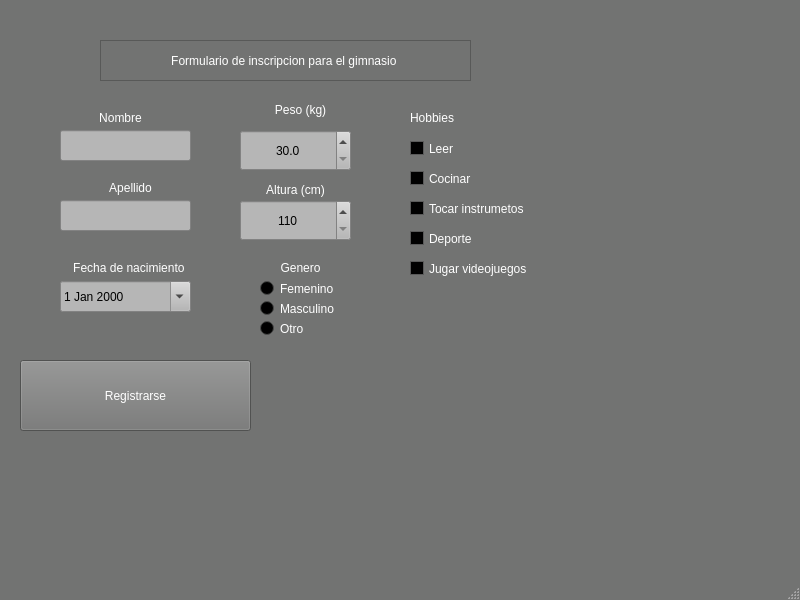
<?xml version="1.0" encoding="UTF-8"?>
<ui version="4.0">
 <class>MainWindow</class>
 <widget class="QMainWindow" name="MainWindow">
  <property name="geometry">
   <rect>
    <x>0</x>
    <y>0</y>
    <width>800</width>
    <height>600</height>
   </rect>
  </property>
  <property name="palette">
   <palette>
    <active>
     <colorrole role="WindowText">
      <brush brushstyle="SolidPattern">
       <color alpha="255">
        <red>255</red>
        <green>255</green>
        <blue>255</blue>
       </color>
      </brush>
     </colorrole>
     <colorrole role="Button">
      <brush brushstyle="SolidPattern">
       <color alpha="255">
        <red>114</red>
        <green>115</green>
        <blue>114</blue>
       </color>
      </brush>
     </colorrole>
     <colorrole role="Light">
      <brush brushstyle="SolidPattern">
       <color alpha="255">
        <red>171</red>
        <green>173</green>
        <blue>171</blue>
       </color>
      </brush>
     </colorrole>
     <colorrole role="Midlight">
      <brush brushstyle="SolidPattern">
       <color alpha="255">
        <red>142</red>
        <green>144</green>
        <blue>142</blue>
       </color>
      </brush>
     </colorrole>
     <colorrole role="Dark">
      <brush brushstyle="SolidPattern">
       <color alpha="255">
        <red>57</red>
        <green>57</green>
        <blue>57</blue>
       </color>
      </brush>
     </colorrole>
     <colorrole role="Mid">
      <brush brushstyle="SolidPattern">
       <color alpha="255">
        <red>76</red>
        <green>76</green>
        <blue>76</blue>
       </color>
      </brush>
     </colorrole>
     <colorrole role="Text">
      <brush brushstyle="SolidPattern">
       <color alpha="255">
        <red>255</red>
        <green>255</green>
        <blue>255</blue>
       </color>
      </brush>
     </colorrole>
     <colorrole role="BrightText">
      <brush brushstyle="SolidPattern">
       <color alpha="255">
        <red>255</red>
        <green>255</green>
        <blue>255</blue>
       </color>
      </brush>
     </colorrole>
     <colorrole role="ButtonText">
      <brush brushstyle="SolidPattern">
       <color alpha="255">
        <red>255</red>
        <green>255</green>
        <blue>255</blue>
       </color>
      </brush>
     </colorrole>
     <colorrole role="Base">
      <brush brushstyle="SolidPattern">
       <color alpha="255">
        <red>0</red>
        <green>0</green>
        <blue>0</blue>
       </color>
      </brush>
     </colorrole>
     <colorrole role="Window">
      <brush brushstyle="SolidPattern">
       <color alpha="255">
        <red>114</red>
        <green>115</green>
        <blue>114</blue>
       </color>
      </brush>
     </colorrole>
     <colorrole role="Shadow">
      <brush brushstyle="SolidPattern">
       <color alpha="255">
        <red>0</red>
        <green>0</green>
        <blue>0</blue>
       </color>
      </brush>
     </colorrole>
     <colorrole role="AlternateBase">
      <brush brushstyle="SolidPattern">
       <color alpha="255">
        <red>57</red>
        <green>57</green>
        <blue>57</blue>
       </color>
      </brush>
     </colorrole>
     <colorrole role="ToolTipBase">
      <brush brushstyle="SolidPattern">
       <color alpha="255">
        <red>255</red>
        <green>255</green>
        <blue>220</blue>
       </color>
      </brush>
     </colorrole>
     <colorrole role="ToolTipText">
      <brush brushstyle="SolidPattern">
       <color alpha="255">
        <red>0</red>
        <green>0</green>
        <blue>0</blue>
       </color>
      </brush>
     </colorrole>
    </active>
    <inactive>
     <colorrole role="WindowText">
      <brush brushstyle="SolidPattern">
       <color alpha="255">
        <red>255</red>
        <green>255</green>
        <blue>255</blue>
       </color>
      </brush>
     </colorrole>
     <colorrole role="Button">
      <brush brushstyle="SolidPattern">
       <color alpha="255">
        <red>114</red>
        <green>115</green>
        <blue>114</blue>
       </color>
      </brush>
     </colorrole>
     <colorrole role="Light">
      <brush brushstyle="SolidPattern">
       <color alpha="255">
        <red>171</red>
        <green>173</green>
        <blue>171</blue>
       </color>
      </brush>
     </colorrole>
     <colorrole role="Midlight">
      <brush brushstyle="SolidPattern">
       <color alpha="255">
        <red>142</red>
        <green>144</green>
        <blue>142</blue>
       </color>
      </brush>
     </colorrole>
     <colorrole role="Dark">
      <brush brushstyle="SolidPattern">
       <color alpha="255">
        <red>57</red>
        <green>57</green>
        <blue>57</blue>
       </color>
      </brush>
     </colorrole>
     <colorrole role="Mid">
      <brush brushstyle="SolidPattern">
       <color alpha="255">
        <red>76</red>
        <green>76</green>
        <blue>76</blue>
       </color>
      </brush>
     </colorrole>
     <colorrole role="Text">
      <brush brushstyle="SolidPattern">
       <color alpha="255">
        <red>255</red>
        <green>255</green>
        <blue>255</blue>
       </color>
      </brush>
     </colorrole>
     <colorrole role="BrightText">
      <brush brushstyle="SolidPattern">
       <color alpha="255">
        <red>255</red>
        <green>255</green>
        <blue>255</blue>
       </color>
      </brush>
     </colorrole>
     <colorrole role="ButtonText">
      <brush brushstyle="SolidPattern">
       <color alpha="255">
        <red>255</red>
        <green>255</green>
        <blue>255</blue>
       </color>
      </brush>
     </colorrole>
     <colorrole role="Base">
      <brush brushstyle="SolidPattern">
       <color alpha="255">
        <red>0</red>
        <green>0</green>
        <blue>0</blue>
       </color>
      </brush>
     </colorrole>
     <colorrole role="Window">
      <brush brushstyle="SolidPattern">
       <color alpha="255">
        <red>114</red>
        <green>115</green>
        <blue>114</blue>
       </color>
      </brush>
     </colorrole>
     <colorrole role="Shadow">
      <brush brushstyle="SolidPattern">
       <color alpha="255">
        <red>0</red>
        <green>0</green>
        <blue>0</blue>
       </color>
      </brush>
     </colorrole>
     <colorrole role="AlternateBase">
      <brush brushstyle="SolidPattern">
       <color alpha="255">
        <red>57</red>
        <green>57</green>
        <blue>57</blue>
       </color>
      </brush>
     </colorrole>
     <colorrole role="ToolTipBase">
      <brush brushstyle="SolidPattern">
       <color alpha="255">
        <red>255</red>
        <green>255</green>
        <blue>220</blue>
       </color>
      </brush>
     </colorrole>
     <colorrole role="ToolTipText">
      <brush brushstyle="SolidPattern">
       <color alpha="255">
        <red>0</red>
        <green>0</green>
        <blue>0</blue>
       </color>
      </brush>
     </colorrole>
    </inactive>
    <disabled>
     <colorrole role="WindowText">
      <brush brushstyle="SolidPattern">
       <color alpha="255">
        <red>57</red>
        <green>57</green>
        <blue>57</blue>
       </color>
      </brush>
     </colorrole>
     <colorrole role="Button">
      <brush brushstyle="SolidPattern">
       <color alpha="255">
        <red>114</red>
        <green>115</green>
        <blue>114</blue>
       </color>
      </brush>
     </colorrole>
     <colorrole role="Light">
      <brush brushstyle="SolidPattern">
       <color alpha="255">
        <red>171</red>
        <green>173</green>
        <blue>171</blue>
       </color>
      </brush>
     </colorrole>
     <colorrole role="Midlight">
      <brush brushstyle="SolidPattern">
       <color alpha="255">
        <red>142</red>
        <green>144</green>
        <blue>142</blue>
       </color>
      </brush>
     </colorrole>
     <colorrole role="Dark">
      <brush brushstyle="SolidPattern">
       <color alpha="255">
        <red>57</red>
        <green>57</green>
        <blue>57</blue>
       </color>
      </brush>
     </colorrole>
     <colorrole role="Mid">
      <brush brushstyle="SolidPattern">
       <color alpha="255">
        <red>76</red>
        <green>76</green>
        <blue>76</blue>
       </color>
      </brush>
     </colorrole>
     <colorrole role="Text">
      <brush brushstyle="SolidPattern">
       <color alpha="255">
        <red>57</red>
        <green>57</green>
        <blue>57</blue>
       </color>
      </brush>
     </colorrole>
     <colorrole role="BrightText">
      <brush brushstyle="SolidPattern">
       <color alpha="255">
        <red>255</red>
        <green>255</green>
        <blue>255</blue>
       </color>
      </brush>
     </colorrole>
     <colorrole role="ButtonText">
      <brush brushstyle="SolidPattern">
       <color alpha="255">
        <red>57</red>
        <green>57</green>
        <blue>57</blue>
       </color>
      </brush>
     </colorrole>
     <colorrole role="Base">
      <brush brushstyle="SolidPattern">
       <color alpha="255">
        <red>114</red>
        <green>115</green>
        <blue>114</blue>
       </color>
      </brush>
     </colorrole>
     <colorrole role="Window">
      <brush brushstyle="SolidPattern">
       <color alpha="255">
        <red>114</red>
        <green>115</green>
        <blue>114</blue>
       </color>
      </brush>
     </colorrole>
     <colorrole role="Shadow">
      <brush brushstyle="SolidPattern">
       <color alpha="255">
        <red>0</red>
        <green>0</green>
        <blue>0</blue>
       </color>
      </brush>
     </colorrole>
     <colorrole role="AlternateBase">
      <brush brushstyle="SolidPattern">
       <color alpha="255">
        <red>114</red>
        <green>115</green>
        <blue>114</blue>
       </color>
      </brush>
     </colorrole>
     <colorrole role="ToolTipBase">
      <brush brushstyle="SolidPattern">
       <color alpha="255">
        <red>255</red>
        <green>255</green>
        <blue>220</blue>
       </color>
      </brush>
     </colorrole>
     <colorrole role="ToolTipText">
      <brush brushstyle="SolidPattern">
       <color alpha="255">
        <red>0</red>
        <green>0</green>
        <blue>0</blue>
       </color>
      </brush>
     </colorrole>
    </disabled>
   </palette>
  </property>
  <property name="windowTitle">
   <string>Inscripciones gimnasio </string>
  </property>
  <property name="autoFillBackground">
   <bool>true</bool>
  </property>
  <widget class="QWidget" name="centralwidget">
   <widget class="QLineEdit" name="LN1">
    <property name="geometry">
     <rect>
      <x>60</x>
      <y>130</y>
      <width>131</width>
      <height>31</height>
     </rect>
    </property>
    <property name="palette">
     <palette>
      <active>
       <colorrole role="WindowText">
        <brush brushstyle="SolidPattern">
         <color alpha="255">
          <red>0</red>
          <green>0</green>
          <blue>0</blue>
         </color>
        </brush>
       </colorrole>
       <colorrole role="Button">
        <brush brushstyle="SolidPattern">
         <color alpha="255">
          <red>182</red>
          <green>182</green>
          <blue>182</blue>
         </color>
        </brush>
       </colorrole>
       <colorrole role="Light">
        <brush brushstyle="SolidPattern">
         <color alpha="255">
          <red>255</red>
          <green>255</green>
          <blue>255</blue>
         </color>
        </brush>
       </colorrole>
       <colorrole role="Midlight">
        <brush brushstyle="SolidPattern">
         <color alpha="255">
          <red>212</red>
          <green>212</green>
          <blue>255</blue>
         </color>
        </brush>
       </colorrole>
       <colorrole role="Dark">
        <brush brushstyle="SolidPattern">
         <color alpha="255">
          <red>85</red>
          <green>85</green>
          <blue>127</blue>
         </color>
        </brush>
       </colorrole>
       <colorrole role="Mid">
        <brush brushstyle="SolidPattern">
         <color alpha="255">
          <red>113</red>
          <green>113</green>
          <blue>170</blue>
         </color>
        </brush>
       </colorrole>
       <colorrole role="Text">
        <brush brushstyle="SolidPattern">
         <color alpha="255">
          <red>0</red>
          <green>0</green>
          <blue>0</blue>
         </color>
        </brush>
       </colorrole>
       <colorrole role="BrightText">
        <brush brushstyle="SolidPattern">
         <color alpha="255">
          <red>255</red>
          <green>255</green>
          <blue>255</blue>
         </color>
        </brush>
       </colorrole>
       <colorrole role="ButtonText">
        <brush brushstyle="SolidPattern">
         <color alpha="255">
          <red>0</red>
          <green>0</green>
          <blue>0</blue>
         </color>
        </brush>
       </colorrole>
       <colorrole role="Base">
        <brush brushstyle="SolidPattern">
         <color alpha="255">
          <red>182</red>
          <green>182</green>
          <blue>182</blue>
         </color>
        </brush>
       </colorrole>
       <colorrole role="Window">
        <brush brushstyle="SolidPattern">
         <color alpha="255">
          <red>182</red>
          <green>182</green>
          <blue>182</blue>
         </color>
        </brush>
       </colorrole>
       <colorrole role="Shadow">
        <brush brushstyle="SolidPattern">
         <color alpha="255">
          <red>0</red>
          <green>0</green>
          <blue>0</blue>
         </color>
        </brush>
       </colorrole>
       <colorrole role="AlternateBase">
        <brush brushstyle="SolidPattern">
         <color alpha="255">
          <red>212</red>
          <green>212</green>
          <blue>255</blue>
         </color>
        </brush>
       </colorrole>
       <colorrole role="ToolTipBase">
        <brush brushstyle="SolidPattern">
         <color alpha="255">
          <red>255</red>
          <green>255</green>
          <blue>220</blue>
         </color>
        </brush>
       </colorrole>
       <colorrole role="ToolTipText">
        <brush brushstyle="SolidPattern">
         <color alpha="255">
          <red>0</red>
          <green>0</green>
          <blue>0</blue>
         </color>
        </brush>
       </colorrole>
      </active>
      <inactive>
       <colorrole role="WindowText">
        <brush brushstyle="SolidPattern">
         <color alpha="255">
          <red>0</red>
          <green>0</green>
          <blue>0</blue>
         </color>
        </brush>
       </colorrole>
       <colorrole role="Button">
        <brush brushstyle="SolidPattern">
         <color alpha="255">
          <red>182</red>
          <green>182</green>
          <blue>182</blue>
         </color>
        </brush>
       </colorrole>
       <colorrole role="Light">
        <brush brushstyle="SolidPattern">
         <color alpha="255">
          <red>255</red>
          <green>255</green>
          <blue>255</blue>
         </color>
        </brush>
       </colorrole>
       <colorrole role="Midlight">
        <brush brushstyle="SolidPattern">
         <color alpha="255">
          <red>212</red>
          <green>212</green>
          <blue>255</blue>
         </color>
        </brush>
       </colorrole>
       <colorrole role="Dark">
        <brush brushstyle="SolidPattern">
         <color alpha="255">
          <red>85</red>
          <green>85</green>
          <blue>127</blue>
         </color>
        </brush>
       </colorrole>
       <colorrole role="Mid">
        <brush brushstyle="SolidPattern">
         <color alpha="255">
          <red>113</red>
          <green>113</green>
          <blue>170</blue>
         </color>
        </brush>
       </colorrole>
       <colorrole role="Text">
        <brush brushstyle="SolidPattern">
         <color alpha="255">
          <red>0</red>
          <green>0</green>
          <blue>0</blue>
         </color>
        </brush>
       </colorrole>
       <colorrole role="BrightText">
        <brush brushstyle="SolidPattern">
         <color alpha="255">
          <red>255</red>
          <green>255</green>
          <blue>255</blue>
         </color>
        </brush>
       </colorrole>
       <colorrole role="ButtonText">
        <brush brushstyle="SolidPattern">
         <color alpha="255">
          <red>0</red>
          <green>0</green>
          <blue>0</blue>
         </color>
        </brush>
       </colorrole>
       <colorrole role="Base">
        <brush brushstyle="SolidPattern">
         <color alpha="255">
          <red>182</red>
          <green>182</green>
          <blue>182</blue>
         </color>
        </brush>
       </colorrole>
       <colorrole role="Window">
        <brush brushstyle="SolidPattern">
         <color alpha="255">
          <red>182</red>
          <green>182</green>
          <blue>182</blue>
         </color>
        </brush>
       </colorrole>
       <colorrole role="Shadow">
        <brush brushstyle="SolidPattern">
         <color alpha="255">
          <red>0</red>
          <green>0</green>
          <blue>0</blue>
         </color>
        </brush>
       </colorrole>
       <colorrole role="AlternateBase">
        <brush brushstyle="SolidPattern">
         <color alpha="255">
          <red>212</red>
          <green>212</green>
          <blue>255</blue>
         </color>
        </brush>
       </colorrole>
       <colorrole role="ToolTipBase">
        <brush brushstyle="SolidPattern">
         <color alpha="255">
          <red>255</red>
          <green>255</green>
          <blue>220</blue>
         </color>
        </brush>
       </colorrole>
       <colorrole role="ToolTipText">
        <brush brushstyle="SolidPattern">
         <color alpha="255">
          <red>0</red>
          <green>0</green>
          <blue>0</blue>
         </color>
        </brush>
       </colorrole>
      </inactive>
      <disabled>
       <colorrole role="WindowText">
        <brush brushstyle="SolidPattern">
         <color alpha="255">
          <red>85</red>
          <green>85</green>
          <blue>127</blue>
         </color>
        </brush>
       </colorrole>
       <colorrole role="Button">
        <brush brushstyle="SolidPattern">
         <color alpha="255">
          <red>182</red>
          <green>182</green>
          <blue>182</blue>
         </color>
        </brush>
       </colorrole>
       <colorrole role="Light">
        <brush brushstyle="SolidPattern">
         <color alpha="255">
          <red>255</red>
          <green>255</green>
          <blue>255</blue>
         </color>
        </brush>
       </colorrole>
       <colorrole role="Midlight">
        <brush brushstyle="SolidPattern">
         <color alpha="255">
          <red>212</red>
          <green>212</green>
          <blue>255</blue>
         </color>
        </brush>
       </colorrole>
       <colorrole role="Dark">
        <brush brushstyle="SolidPattern">
         <color alpha="255">
          <red>85</red>
          <green>85</green>
          <blue>127</blue>
         </color>
        </brush>
       </colorrole>
       <colorrole role="Mid">
        <brush brushstyle="SolidPattern">
         <color alpha="255">
          <red>113</red>
          <green>113</green>
          <blue>170</blue>
         </color>
        </brush>
       </colorrole>
       <colorrole role="Text">
        <brush brushstyle="SolidPattern">
         <color alpha="255">
          <red>85</red>
          <green>85</green>
          <blue>127</blue>
         </color>
        </brush>
       </colorrole>
       <colorrole role="BrightText">
        <brush brushstyle="SolidPattern">
         <color alpha="255">
          <red>255</red>
          <green>255</green>
          <blue>255</blue>
         </color>
        </brush>
       </colorrole>
       <colorrole role="ButtonText">
        <brush brushstyle="SolidPattern">
         <color alpha="255">
          <red>85</red>
          <green>85</green>
          <blue>127</blue>
         </color>
        </brush>
       </colorrole>
       <colorrole role="Base">
        <brush brushstyle="SolidPattern">
         <color alpha="255">
          <red>182</red>
          <green>182</green>
          <blue>182</blue>
         </color>
        </brush>
       </colorrole>
       <colorrole role="Window">
        <brush brushstyle="SolidPattern">
         <color alpha="255">
          <red>182</red>
          <green>182</green>
          <blue>182</blue>
         </color>
        </brush>
       </colorrole>
       <colorrole role="Shadow">
        <brush brushstyle="SolidPattern">
         <color alpha="255">
          <red>0</red>
          <green>0</green>
          <blue>0</blue>
         </color>
        </brush>
       </colorrole>
       <colorrole role="AlternateBase">
        <brush brushstyle="SolidPattern">
         <color alpha="255">
          <red>170</red>
          <green>170</green>
          <blue>255</blue>
         </color>
        </brush>
       </colorrole>
       <colorrole role="ToolTipBase">
        <brush brushstyle="SolidPattern">
         <color alpha="255">
          <red>255</red>
          <green>255</green>
          <blue>220</blue>
         </color>
        </brush>
       </colorrole>
       <colorrole role="ToolTipText">
        <brush brushstyle="SolidPattern">
         <color alpha="255">
          <red>0</red>
          <green>0</green>
          <blue>0</blue>
         </color>
        </brush>
       </colorrole>
      </disabled>
     </palette>
    </property>
    <property name="autoFillBackground">
     <bool>false</bool>
    </property>
    <property name="styleSheet">
     <string notr="true">background-color: rgb(182, 182, 182);
</string>
    </property>
    <property name="maxLength">
     <number>45</number>
    </property>
   </widget>
   <widget class="QLabel" name="LB1">
    <property name="geometry">
     <rect>
      <x>60</x>
      <y>110</y>
      <width>121</width>
      <height>16</height>
     </rect>
    </property>
    <property name="text">
     <string>Nombre</string>
    </property>
    <property name="alignment">
     <set>Qt::AlignCenter</set>
    </property>
   </widget>
   <widget class="QLineEdit" name="LN1_2">
    <property name="geometry">
     <rect>
      <x>60</x>
      <y>200</y>
      <width>131</width>
      <height>31</height>
     </rect>
    </property>
    <property name="styleSheet">
     <string notr="true">background-color: rgb(182, 182, 182);</string>
    </property>
    <property name="text">
     <string/>
    </property>
    <property name="maxLength">
     <number>45</number>
    </property>
   </widget>
   <widget class="QLabel" name="LB1_2">
    <property name="geometry">
     <rect>
      <x>70</x>
      <y>180</y>
      <width>121</width>
      <height>16</height>
     </rect>
    </property>
    <property name="text">
     <string>Apellido</string>
    </property>
    <property name="alignment">
     <set>Qt::AlignCenter</set>
    </property>
   </widget>
   <widget class="QDateEdit" name="DE">
    <property name="geometry">
     <rect>
      <x>60</x>
      <y>281</y>
      <width>131</width>
      <height>31</height>
     </rect>
    </property>
    <property name="styleSheet">
     <string notr="true">background-color: rgb(182, 182, 182);</string>
    </property>
    <property name="maximumDate">
     <date>
      <year>2005</year>
      <month>1</month>
      <day>1</day>
     </date>
    </property>
    <property name="minimumDate">
     <date>
      <year>1950</year>
      <month>1</month>
      <day>1</day>
     </date>
    </property>
    <property name="calendarPopup">
     <bool>true</bool>
    </property>
   </widget>
   <widget class="QLabel" name="LB1_3">
    <property name="geometry">
     <rect>
      <x>70</x>
      <y>260</y>
      <width>121</width>
      <height>16</height>
     </rect>
    </property>
    <property name="text">
     <string>Fecha de nacimiento </string>
    </property>
    <property name="alignment">
     <set>Qt::AlignCenter</set>
    </property>
   </widget>
   <widget class="QLabel" name="LB1_4">
    <property name="geometry">
     <rect>
      <x>250</x>
      <y>100</y>
      <width>101</width>
      <height>20</height>
     </rect>
    </property>
    <property name="text">
     <string>Peso (kg)</string>
    </property>
    <property name="alignment">
     <set>Qt::AlignCenter</set>
    </property>
   </widget>
   <widget class="QDoubleSpinBox" name="DB">
    <property name="geometry">
     <rect>
      <x>240</x>
      <y>130</y>
      <width>111</width>
      <height>41</height>
     </rect>
    </property>
    <property name="styleSheet">
     <string notr="true">background-color: rgb(182, 182, 182);</string>
    </property>
    <property name="alignment">
     <set>Qt::AlignCenter</set>
    </property>
    <property name="decimals">
     <number>1</number>
    </property>
    <property name="minimum">
     <double>30.000000000000000</double>
    </property>
    <property name="maximum">
     <double>597.000000000000000</double>
    </property>
   </widget>
   <widget class="QLabel" name="LB1_5">
    <property name="geometry">
     <rect>
      <x>240</x>
      <y>180</y>
      <width>111</width>
      <height>20</height>
     </rect>
    </property>
    <property name="text">
     <string>Altura (cm)</string>
    </property>
    <property name="alignment">
     <set>Qt::AlignCenter</set>
    </property>
   </widget>
   <widget class="QSpinBox" name="SB">
    <property name="geometry">
     <rect>
      <x>240</x>
      <y>200</y>
      <width>111</width>
      <height>41</height>
     </rect>
    </property>
    <property name="styleSheet">
     <string notr="true">background-color: rgb(182, 182, 182);</string>
    </property>
    <property name="alignment">
     <set>Qt::AlignCenter</set>
    </property>
    <property name="minimum">
     <number>110</number>
    </property>
    <property name="maximum">
     <number>300</number>
    </property>
   </widget>
   <widget class="QLabel" name="LB1_6">
    <property name="geometry">
     <rect>
      <x>240</x>
      <y>260</y>
      <width>121</width>
      <height>16</height>
     </rect>
    </property>
    <property name="text">
     <string>Genero</string>
    </property>
    <property name="alignment">
     <set>Qt::AlignCenter</set>
    </property>
   </widget>
   <widget class="QLabel" name="LB1_7">
    <property name="geometry">
     <rect>
      <x>410</x>
      <y>110</y>
      <width>121</width>
      <height>16</height>
     </rect>
    </property>
    <property name="text">
     <string>Hobbies</string>
    </property>
   </widget>
   <widget class="QCheckBox" name="checkBox">
    <property name="geometry">
     <rect>
      <x>410</x>
      <y>140</y>
      <width>70</width>
      <height>17</height>
     </rect>
    </property>
    <property name="text">
     <string>Leer</string>
    </property>
   </widget>
   <widget class="QCheckBox" name="checkBox_2">
    <property name="geometry">
     <rect>
      <x>410</x>
      <y>170</y>
      <width>70</width>
      <height>17</height>
     </rect>
    </property>
    <property name="text">
     <string>Cocinar</string>
    </property>
   </widget>
   <widget class="QCheckBox" name="checkBox_3">
    <property name="geometry">
     <rect>
      <x>410</x>
      <y>200</y>
      <width>131</width>
      <height>17</height>
     </rect>
    </property>
    <property name="text">
     <string>Tocar instrumetos</string>
    </property>
   </widget>
   <widget class="QCheckBox" name="checkBox_4">
    <property name="geometry">
     <rect>
      <x>410</x>
      <y>230</y>
      <width>70</width>
      <height>17</height>
     </rect>
    </property>
    <property name="text">
     <string>Deporte</string>
    </property>
   </widget>
   <widget class="QCheckBox" name="checkBox_5">
    <property name="geometry">
     <rect>
      <x>410</x>
      <y>260</y>
      <width>141</width>
      <height>17</height>
     </rect>
    </property>
    <property name="text">
     <string>Jugar videojuegos</string>
    </property>
   </widget>
   <widget class="QPushButton" name="pushButton">
    <property name="geometry">
     <rect>
      <x>20</x>
      <y>360</y>
      <width>231</width>
      <height>71</height>
     </rect>
    </property>
    <property name="styleSheet">
     <string notr="true">font: 75 24pt &quot;MS Shell Dlg 2&quot;;</string>
    </property>
    <property name="text">
     <string>Registrarse</string>
    </property>
   </widget>
   <widget class="QLabel" name="LB1_8">
    <property name="geometry">
     <rect>
      <x>100</x>
      <y>40</y>
      <width>371</width>
      <height>41</height>
     </rect>
    </property>
    <property name="styleSheet">
     <string notr="true">font: 75 14pt &quot;MS Shell Dlg 2&quot;;</string>
    </property>
    <property name="frameShape">
     <enum>QFrame::StyledPanel</enum>
    </property>
    <property name="text">
     <string>Formulario de inscripcion para el gimnasio </string>
    </property>
    <property name="alignment">
     <set>Qt::AlignCenter</set>
    </property>
   </widget>
   <widget class="QLabel" name="label">
    <property name="geometry">
     <rect>
      <x>370</x>
      <y>340</y>
      <width>231</width>
      <height>211</height>
     </rect>
    </property>
    <property name="text">
     <string/>
    </property>
    <property name="pixmap">
     <pixmap>download (2).jpeg</pixmap>
    </property>
   </widget>
   <widget class="QRadioButton" name="radioButton">
    <property name="geometry">
     <rect>
      <x>260</x>
      <y>280</y>
      <width>82</width>
      <height>17</height>
     </rect>
    </property>
    <property name="text">
     <string>Femenino</string>
    </property>
   </widget>
   <widget class="QRadioButton" name="radioButton_2">
    <property name="geometry">
     <rect>
      <x>260</x>
      <y>300</y>
      <width>82</width>
      <height>17</height>
     </rect>
    </property>
    <property name="text">
     <string>Masculino</string>
    </property>
   </widget>
   <widget class="QRadioButton" name="radioButton_3">
    <property name="geometry">
     <rect>
      <x>260</x>
      <y>320</y>
      <width>82</width>
      <height>17</height>
     </rect>
    </property>
    <property name="text">
     <string>Otro</string>
    </property>
   </widget>
  </widget>
  <widget class="QMenuBar" name="menubar">
   <property name="geometry">
    <rect>
     <x>0</x>
     <y>0</y>
     <width>800</width>
     <height>21</height>
    </rect>
   </property>
  </widget>
  <widget class="QStatusBar" name="statusbar"/>
 </widget>
 <resources/>
 <connections/>
</ui>
